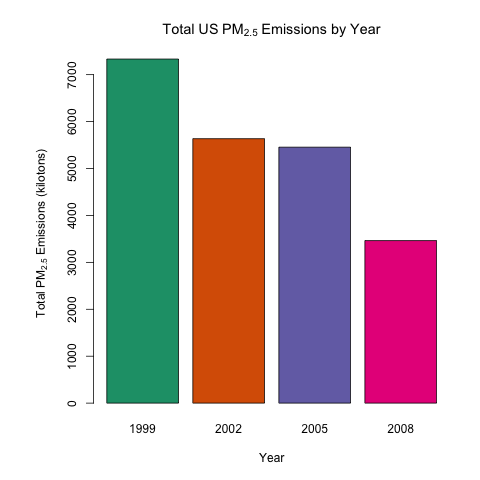

Source code (R):
## Question 1/Plot 1
## Have total emissions from PM2.5 decreased in the United States from 1999
## to 2008? Using the base plotting system, make a plot showing the total PM2.5
## emission from all sources for each of the years 1999, 2002, 2005, and 2008.

source("setup.R")

## subset data.frame including years 1999, 2002, 2005, 2008
emissions <- subset(NEI, select=c(Emissions, year),
        year %in% c(1999, 2002, 2005, 2008))

## summarize emisions by year
emissions.pm25 <- aggregate(emissions$Emissions,
        by=list(emissions$year), FUN=sum)

## rename columns for readability
colnames(emissions.pm25) <- c("year", "emissions")

## add column of emissions converted to kilotons
emissions.pm25$pm25 <- round(emissions.pm25$emissions/1000, 2)

## set color palette for bars
mypalette <- brewer.pal(8, "Dark2")

## set png graphics device options
png(filename='plot1.png', width=480, height=480, units="px")

## save default margins
savemar <- par("mar")
## set plot margins
par(mar=c(5.1, 6.5, 4.1, 2.1))

## create barplot
barplot(emissions.pm25$pm25,
        names.arg=emissions.pm25$year,
        main=expression("Total US" ~ PM[2.5] ~ "Emissions by Year"),
        xlab="Year",
        ylab=expression("Total" ~ PM[2.5] ~ "Emissions (kilotons)"),
        col=mypalette)

## close graphics device and write plot to file
dev.off()

## restore default margins
## set plot margins
par(mar=savemar)